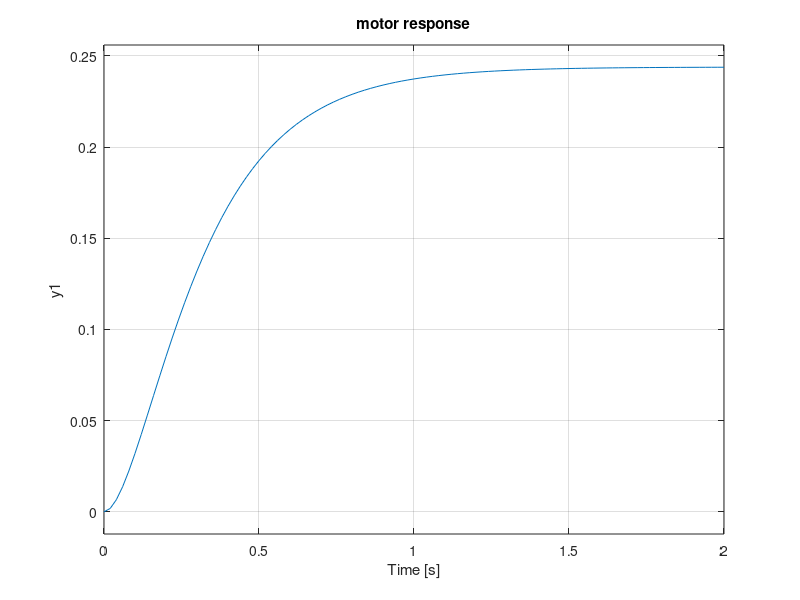

Recreate this plot in MATLAB. (Note: this script raises an error after producing the figure.)
clear 
clc

R = 2.0%ohm(Ohm)
L = 0.5%inductance(H)
Km =0.1% Armature Constant
Kb = 0.1% EMK constant
Kf = 0.2% Friction constant(Nms)
J = 0.02% iddle momentium(kg.m^2)

Am = [-R/L -Kb/L; Km/J -Kf/J];
Bm = [1/L; 0];
Cm = [0 1];
Dm = 0;
G = ss(Am,Bm,Cm,Dm)
DCMOtOR=tf(G)
s = tf('s');
kp = 100
ki = 5
kd = 5
figure()
step(G)
title('motor response')
controller = kp+ki/s+kd*s
sysCL = feedback(controller*G,1);
figure()
step(sysCL)
title('pid response')

